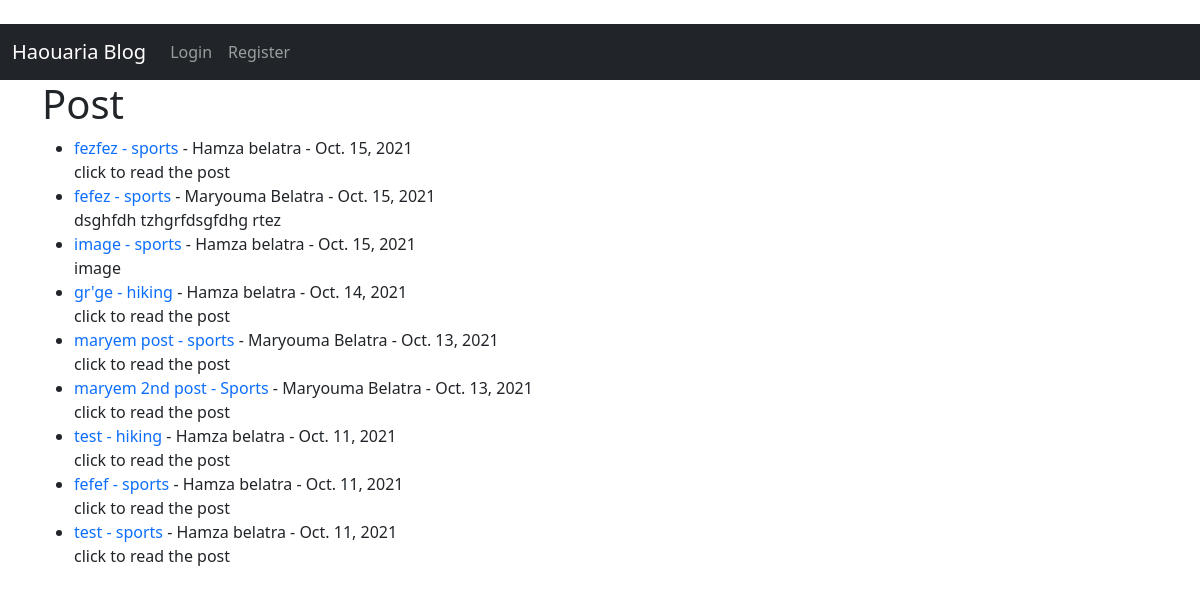
The page / on the database its author committed.
### theblog/models.py (models this page shows, shortened)
class Post (models.Model):
    title = models.CharField(max_length=255)
    title_tag = models.CharField(max_length=255)
    author = models.ForeignKey(User,on_delete=models.CASCADE)
    snippet = models.CharField(max_length=255)
    body = RichTextField(blank=True, null=True)
    post_date = models.DateField(auto_now_add=True)
    category = models.ForeignKey(Category,on_delete=models.CASCADE,null=True, blank=True)
    likes= models.ManyToManyField(User,related_name='blog_post')
    header_image= models.ImageField(null=True, blank=True, upload_to="images/")

class Category(models.Model):
    name = models.CharField(max_length=255)
    def __str__(self):
        return self.name

### theblog/views.py (the view)
# urls.py: path('',HomeView.as_view(), name="home"),
class HomeView(ListView):
    model = Post
    template_name = 'home.html'
    ordering= ['-post_date']
    def get_context_data(self, *args,**kwargs):
        cat_menu = Category.objects.all()
        context = super(HomeView,self).get_context_data(*args,**kwargs)
        context ['cat_menu'] = cat_menu
        return context

### theblog/templates/home.html (shortened to what this page needs)
{% extends 'base.html' %}
{% block content%}
<h1> Post</h1>
<ul>
    {% for post in object_list %}
    <li>
        <a href="{% url 'article-detail' post.pk %} ">
            {{post.title}} -
            <a href="{% url 'category' post.category.pk%}">{{post.category}}</a>
        </a> - {{post.author.first_name}} {{post.author.last_name}} - {{post.post_date}}
        <br /> {{post.snippet}}
    </li>
    {% endfor %}
</ul>
    {% endblock %}

### theblog/templates/base.html (style rules this page uses)
a { text-decoration: none }

### rows shown on the page
Post: title "fezfez", category "sports", author.first_name "Hamza", author.last_name "belatra", post_date "Oct. 15, 2021", snippet "click to read the post"
Post: title "fefez", category "sports", author.first_name "Maryouma", author.last_name "Belatra", post_date "Oct. 15, 2021", snippet "dsghfdh tzhgrfdsgfdhg rtez"
Post: title "image", category "sports", author.first_name "Hamza", author.last_name "belatra", post_date "Oct. 15, 2021", snippet "image"
Post: title "gr'ge", category "hiking", author.first_name "Hamza", author.last_name "belatra", post_date "Oct. 14, 2021", snippet "click to read the post"
Post: title "maryem post", category "sports", author.first_name "Maryouma", author.last_name "Belatra", post_date "Oct. 13, 2021", snippet "click to read the post"
Post: title "maryem 2nd post", category "Sports", author.first_name "Maryouma", author.last_name "Belatra", post_date "Oct. 13, 2021", snippet "click to read the post"
Post: title "test", category "hiking", author.first_name "Hamza", author.last_name "belatra", post_date "Oct. 11, 2021", snippet "click to read the post"
Post: title "fefef", category "sports", author.first_name "Hamza", author.last_name "belatra", post_date "Oct. 11, 2021", snippet "click to read the post"
Post: title "test", category "sports", author.first_name "Hamza", author.last_name "belatra", post_date "Oct. 11, 2021", snippet "click to read the post"
